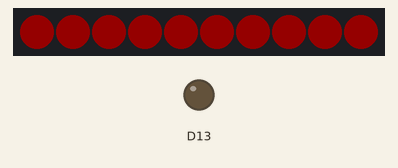
This sketch was run on a simulated Adafruit Circuit Playground Express. On the bench: 10 RGB LEDs in strip order, left to right, output pins drawn as LEDs (lit = HIGH). Dim RGB values are drawn brighter than linear.

Above: at 1.9 s.
At 5.7 s:
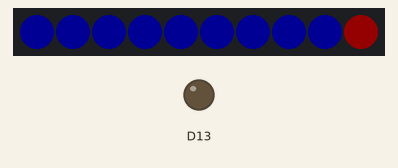
At 9.71 s:
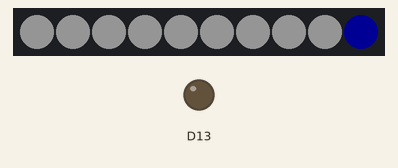
At 17.9 s:
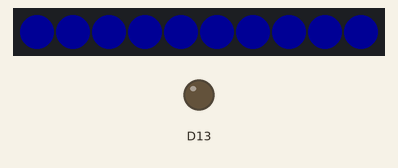
At 25.72 s:
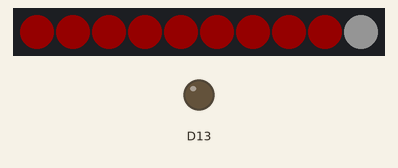
At 33.9 s:
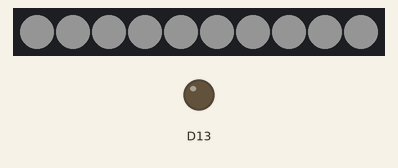

Measured:
- what the display in image 0 shows lasts 2.2 s, from 1.8 s to 4.0 s

The sketch:

CP_Farol.ino
```cpp
#include <Adafruit_CircuitPlayground.h>
uint8_t red, green, blue;

void setup() {
  // put your setup code here, to run once:
  CircuitPlayground.begin();
}

void loop() {
  // put your main code here, to run repeatedly:


  for (int i = 0; i <= 9; i++) {
    CircuitPlayground.setPixelColor(i, CircuitPlayground.strip.Color(255, 0, 0));
    delay(200);
  }
  delay(2000);
  for (int i = 0; i <= 9; i++) {
    CircuitPlayground.setPixelColor(i, CircuitPlayground.strip.Color(0, 0, 255));
    delay(200);
  }
  delay(2000);
  for (int i = 0; i <= 9; i++) {
    CircuitPlayground.setPixelColor(i, CircuitPlayground.strip.Color(255, 255, 255));
  delay(200);
  }
  delay(2000);
}
```
